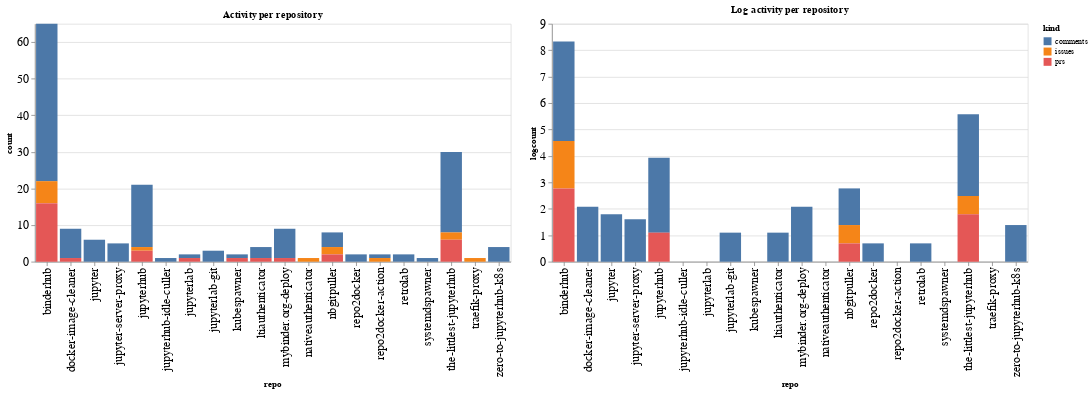

Notebook source saved alongside this figure:
### Code cell
ch1 = alt.Chart(repo_summaries, width=600, title="Activity per repository").mark_bar().encode(
    x='repo',
    y='count',
    color='kind',
    tooltip="kind"
)

ch2 = alt.Chart(repo_summaries, width=600, title="Log activity per repository").mark_bar().encode(
    x='repo',
    y='logcount',
    color='kind',
    tooltip="kind"
)

ch1 | ch2

### Figure 1 — Vega-Lite specification as saved in the notebook (floating-point values rounded to 4 significant figures)
{"config": {"axisLeft": {"labelFontSize": 15}, "axisBottom": {"labelFontSize": 15}}, "hconcat": [{"mark": "bar", "encoding": {"color": {"type": "nominal", "field": "kind"}, "tooltip": {"type": "nominal", "field": "kind"}, "x": {"type": "nominal", "field": "repo"}, "y": {"type": "quantitative", "field": "count"}}, "title": "Activity per repository", "width": 600}, {"mark": "bar", "encoding": {"color": {"type": "nominal", "field": "kind"}, "tooltip": {"type": "nominal", "field": "kind"}, "x": {"type": "nominal", "field": "repo"}, "y": {"type": "quantitative", "field": "logcount"}}, "title": "Log activity per repository", "width": 600}], "data": {"name": "data-2a17d6feb3f3e7ccd208fffceeb4a25c"}, "$schema": "https://vega.github.io/schema/vega-lite/v4.8.1.json", "datasets": {"data-2a17d6feb3f3e7ccd208fffceeb4a25c": [{"repo": "binderhub", "kind": "comments", "count": 43, "logcount": 3.761}, {"repo": "binderhub", "kind": "issues", "count": 6, "logcount": 1.792}, {"repo": "binderhub", "kind": "prs", "count": 16, "logcount": 2.773}, {"repo": "docker-image-cleaner", "kind": "comments", "count": 8, "logcount": 2.079}, {"repo": "docker-image-cleaner", "kind": "prs", "count": 1, "logcount": 0.0}, {"repo": "jupyter", "kind": "comments", "count": 6, "logcount": 1.792}, {"repo": "jupyter-server-proxy", "kind": "comments", "count": 5, "logcount": 1.609}, {"repo": "jupyterhub", "kind": "comments", "count": 17, "logcount": 2.833}, {"repo": "jupyterhub", "kind": "issues", "count": 1, "logcount": 0.0}, {"repo": "jupyterhub", "kind": "prs", "count": 3, "logcount": 1.099}, {"repo": "jupyterhub-idle-culler", "kind": "comments", "count": 1, "logcount": 0.0}, {"repo": "jupyterlab", "kind": "comments", "count": 1, "logcount": 0.0}, {"repo": "jupyterlab", "kind": "prs", "count": 1, "logcount": 0.0}, {"repo": "jupyterlab-git", "kind": "comments", "count": 3, "logcount": 1.099}, {"repo": "kubespawner", "kind": "comments", "count": 1, "logcount": 0.0}, {"repo": "kubespawner", "kind": "prs", "count": 1, "logcount": 0.0}, {"repo": "ltiauthenticator", "kind": "comments", "count": 3, "logcount": 1.099}, {"repo": "ltiauthenticator", "kind": "prs", "count": 1, "logcount": 0.0}, {"repo": "mybinder.org-deploy", "kind": "comments", "count": 8, "logcount": 2.079}, {"repo": "mybinder.org-deploy", "kind": "prs", "count": 1, "logcount": 0.0}, {"repo": "nativeauthenticator", "kind": "issues", "count": 1, "logcount": 0.0}, {"repo": "nbgitpuller", "kind": "comments", "count": 4, "logcount": 1.386}, {"repo": "nbgitpuller", "kind": "issues", "count": 2, "logcount": 0.6931}, {"repo": "nbgitpuller", "kind": "prs", "count": 2, "logcount": 0.6931}, {"repo": "repo2docker", "kind": "comments", "count": 2, "logcount": 0.6931}, {"repo": "repo2docker-action", "kind": "comments", "count": 1, "logcount": 0.0}, {"repo": "repo2docker-action", "kind": "issues", "count": 1, "logcount": 0.0}, {"repo": "retrolab", "kind": "comments", "count": 2, "logcount": 0.6931}, {"repo": "systemdspawner", "kind": "comments", "count": 1, "logcount": 0.0}, {"repo": "the-littlest-jupyterhub", "kind": "comments", "count": 22, "logcount": 3.091}, {"repo": "the-littlest-jupyterhub", "kind": "issues", "count": 2, "logcount": 0.6931}, {"repo": "the-littlest-jupyterhub", "kind": "prs", "count": 6, "logcount": 1.792}, {"repo": "traefik-proxy", "kind": "issues", "count": 1, "logcount": 0.0}, {"repo": "zero-to-jupyterhub-k8s", "kind": "comments", "count": 4, "logcount": 1.386}]}}
